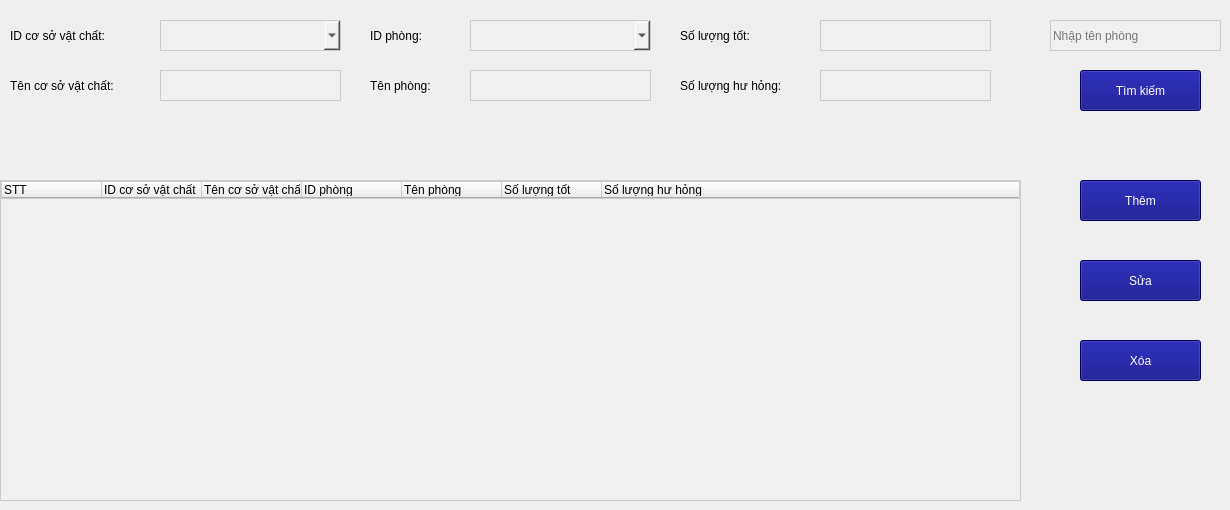
   <widget class="QWidget" name="tab_6">
    <attribute name="title">
     <string>Cơ sở vật chất</string>
    </attribute>
    <widget class="QTreeWidget" name="treeWidgetCSVC">
     <property name="geometry">
      <rect>
       <x>0</x>
       <y>180</y>
       <width>1021</width>
       <height>321</height>
      </rect>
     </property>
     <property name="styleSheet">
      <string notr="true">background-color: #f0f0f0; /* Màu nền xám nhạt */
color: black; /* Màu chữ đen */
border: 1px solid #cccccc; /* Viền màu xám */</string>
     </property>
     <column>
      <property name="text">
       <string>STT</string>
      </property>
     </column>
     <column>
      <property name="text">
       <string>ID cơ sở vật chất</string>
      </property>
     </column>
     <column>
      <property name="text">
       <string>Tên cơ sở vật chất</string>
      </property>
     </column>
     <column>
      <property name="text">
       <string>ID phòng</string>
      </property>
     </column>
     <column>
      <property name="text">
       <string>Tên phòng</string>
      </property>
     </column>
     <column>
      <property name="text">
       <string>Số lượng tốt</string>
      </property>
     </column>
     <column>
      <property name="text">
       <string>Số lượng hư hỏng</string>
      </property>
     </column>
    </widget>
    <widget class="QLabel" name="label_16">
     <property name="geometry">
      <rect>
       <x>10</x>
       <y>20</y>
       <width>141</width>
       <height>31</height>
      </rect>
     </property>
     <property name="font">
      <font>
       <pointsize>9</pointsize>
      </font>
     </property>
     <property name="text">
      <string>ID cơ sở vật chất:</string>
     </property>
    </widget>
    <widget class="QLabel" name="label_17">
     <property name="geometry">
      <rect>
       <x>10</x>
       <y>70</y>
       <width>141</width>
       <height>31</height>
      </rect>
     </property>
     <property name="font">
      <font>
       <pointsize>9</pointsize>
      </font>
     </property>
     <property name="text">
      <string>Tên cơ sở vật chất:</string>
     </property>
    </widget>
    <widget class="QLabel" name="label_18">
     <property name="geometry">
      <rect>
       <x>370</x>
       <y>20</y>
       <width>81</width>
       <height>31</height>
      </rect>
     </property>
     <property name="font">
      <font>
       <pointsize>9</pointsize>
      </font>
     </property>
     <property name="text">
      <string>ID phòng:</string>
     </property>
    </widget>
    <widget class="QLabel" name="label_19">
     <property name="geometry">
      <rect>
       <x>370</x>
       <y>70</y>
       <width>91</width>
       <height>31</height>
      </rect>
     </property>
     <property name="font">
      <font>
       <pointsize>9</pointsize>
      </font>
     </property>
     <property name="text">
      <string>Tên phòng:</string>
     </property>
    </widget>
    <widget class="QLabel" name="label_20">
     <property name="geometry">
      <rect>
       <x>680</x>
       <y>20</y>
       <width>91</width>
       <height>31</height>
      </rect>
     </property>
     <property name="font">
      <font>
       <pointsize>9</pointsize>
      </font>
     </property>
     <property name="text">
      <string>Số lượng tốt:</string>
     </property>
    </widget>
    <widget class="QLabel" name="label_21">
     <property name="geometry">
      <rect>
       <x>680</x>
       <y>70</y>
       <width>131</width>
       <height>31</height>
      </rect>
     </property>
     <property name="font">
      <font>
       <pointsize>9</pointsize>
      </font>
     </property>
     <property name="text">
      <string>Số lượng hư hỏng:</string>
     </property>
    </widget>
    <widget class="QComboBox" name="cbBoxIDcosovatchat">
     <property name="geometry">
      <rect>
       <x>160</x>
       <y>20</y>
       <width>181</width>
       <height>31</height>
      </rect>
     </property>
     <property name="styleSheet">
      <string notr="true">background-color: #f0f0f0; /* Màu nền xám nhạt */
color: black; /* Màu chữ đen */
border: 1px solid #cccccc; /* Viền màu xám */</string>
     </property>
    </widget>
    <widget class="QLineEdit" name="txtTenCosovatchat">
     <property name="geometry">
      <rect>
       <x>160</x>
       <y>70</y>
       <width>181</width>
       <height>31</height>
      </rect>
     </property>
     <property name="layoutDirection">
      <enum>Qt::LeftToRight</enum>
     </property>
     <property name="autoFillBackground">
      <bool>false</bool>
     </property>
     <property name="styleSheet">
      <string notr="true">background-color: #f0f0f0; /* Màu nền xám nhạt */
color: black; /* Màu chữ đen */
border: 1px solid #cccccc; /* Viền màu xám */</string>
     </property>
     <property name="readOnly">
      <bool>true</bool>
     </property>
    </widget>
    <widget class="QComboBox" name="cbBoxIDPhong_csvc">
     <property name="geometry">
      <rect>
       <x>470</x>
       <y>20</y>
       <width>181</width>
       <height>31</height>
      </rect>
     </property>
     <property name="styleSheet">
      <string notr="true">background-color: #f0f0f0; /* Màu nền xám nhạt */
color: black; /* Màu chữ đen */
border: 1px solid #cccccc; /* Viền màu xám */</string>
     </property>
    </widget>
    <widget class="QLineEdit" name="txtTenPhong_csvc">
     <property name="geometry">
      <rect>
       <x>470</x>
       <y>70</y>
       <width>181</width>
       <height>31</height>
      </rect>
     </property>
     <property name="layoutDirection">
      <enum>Qt::LeftToRight</enum>
     </property>
     <property name="autoFillBackground">
      <bool>false</bool>
     </property>
     <property name="styleSheet">
      <string notr="true">background-color: #f0f0f0; /* Màu nền xám nhạt */
color: black; /* Màu chữ đen */
border: 1px solid #cccccc; /* Viền màu xám */</string>
     </property>
     <property name="readOnly">
      <bool>true</bool>
     </property>
    </widget>
    <widget class="QLineEdit" name="txtSoLuongTot">
     <property name="geometry">
      <rect>
       <x>820</x>
       <y>20</y>
       <width>171</width>
       <height>31</height>
      </rect>
     </property>
     <property name="layoutDirection">
      <enum>Qt::LeftToRight</enum>
     </property>
     <property name="autoFillBackground">
      <bool>false</bool>
     </property>
     <property name="styleSheet">
      <string notr="true">background-color: #f0f0f0; /* Màu nền xám nhạt */
color: black; /* Màu chữ đen */
border: 1px solid #cccccc; /* Viền màu xám */</string>
     </property>
    </widget>
    <widget class="QLineEdit" name="txtSoLuongXau">
     <property name="geometry">
      <rect>
       <x>820</x>
       <y>70</y>
       <width>171</width>
       <height>31</height>
      </rect>
     </property>
     <property name="layoutDirection">
      <enum>Qt::LeftToRight</enum>
     </property>
     <property name="autoFillBackground">
      <bool>false</bool>
     </property>
     <property name="styleSheet">
      <string notr="true">background-color: #f0f0f0; /* Màu nền xám nhạt */
color: black; /* Màu chữ đen */
border: 1px solid #cccccc; /* Viền màu xám */</string>
     </property>
    </widget>
    <widget class="QLineEdit" name="txtSearchCsvc">
     <property name="geometry">
      <rect>
       <x>1050</x>
       <y>20</y>
       <width>171</width>
       <height>31</height>
      </rect>
     </property>
     <property name="styleSheet">
      <string notr="true">background-color: #f0f0f0; /* Màu nền xám nhạt */
color: black; /* Màu chữ đen */
border: 1px solid #cccccc; /* Viền màu xám */</string>
     </property>
     <property name="placeholderText">
      <string>Nhập tên phòng</string>
     </property>
    </widget>
    <widget class="QPushButton" name="btSearchCSVC">
     <property name="geometry">
      <rect>
       <x>1080</x>
       <y>70</y>
       <width>121</width>
       <height>41</height>
      </rect>
     </property>
     <property name="styleSheet">
      <string notr="true">background-color: rgb(0, 0, 127);
color: rgb(255, 255, 255);</string>
     </property>
     <property name="text">
      <string>Tìm kiếm</string>
     </property>
    </widget>
    <widget class="QPushButton" name="btnAddCSVC">
     <property name="geometry">
      <rect>
       <x>1080</x>
       <y>180</y>
       <width>121</width>
       <height>41</height>
      </rect>
     </property>
     <property name="styleSheet">
      <string notr="true">background-color: rgb(0, 0, 127);
color: rgb(255, 255, 255);</string>
     </property>
     <property name="text">
      <string>Thêm</string>
     </property>
    </widget>
    <widget class="QPushButton" name="btnUpdateCSVC">
     <property name="geometry">
      <rect>
       <x>1080</x>
       <y>260</y>
       <width>121</width>
       <height>41</height>
      </rect>
     </property>
     <property name="styleSheet">
      <string notr="true">background-color: rgb(0, 0, 127);
color: rgb(255, 255, 255);</string>
     </property>
     <property name="text">
      <string>Sửa</string>
     </property>
    </widget>
    <widget class="QPushButton" name="btnDeleteCSVC">
     <property name="geometry">
      <rect>
       <x>1080</x>
       <y>340</y>
       <width>121</width>
       <height>41</height>
      </rect>
     </property>
     <property name="styleSheet">
      <string notr="true">background-color: rgb(0, 0, 127);
color: rgb(255, 255, 255);</string>
     </property>
     <property name="text">
      <string>Xóa</string>
     </property>
    </widget>
   </widget>
